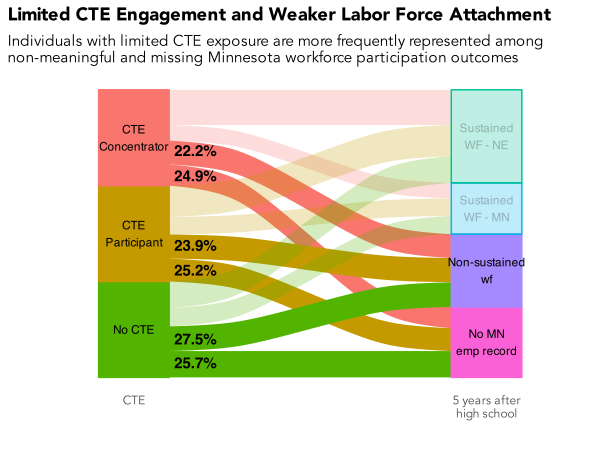

Source code (R):
# library -----------------------------------------------------------------
library(tidyverse)
library(sf)
library(ggrepel)
library(scales)
library(ggiraph)
library(rmapshaper)
library(cowplot)
library(RColorBrewer)
library(readxl)
library(lubridate)
library(readxl)
library(systemfonts)
reset_font_cache()
library(ggtext)
library(janitor)
library(cowplot)
library(ggalluvial)
library(ggsankey)


rm(list = ls())

# themes ------------------------------------------------------------------
theme_bar <- theme_bw() +
  theme(panel.grid.major = element_line(color = "grey70", size = 0.1),
        panel.grid.minor = element_blank(),
        axis.ticks = element_blank(),
        axis.text = element_text(face = "bold"),
        panel.border = element_blank(),
        legend.background = element_rect(fill = "transparent", color = "transparent"),
        legend.key = element_rect(fill = "transparent"),
        legend.key.size = unit(1, "lines"),
        legend.margin = margin(0,0,0,0),
        legend.title = element_blank(),
        legend.text = element_text(margin = margin(l = 2)),
        text = element_text(family = "Avenir") ,
        plot.title.position = "plot",
        plot.title = element_text(face = "bold"))

theme_line <- theme_bw() +
  theme(legend.background = element_rect(fill = "transparent", color = "transparent"),
        legend.key = element_rect(fill = "transparent"),
        legend.text = element_text(margin = margin(l = 2)),
        panel.grid.minor = element_blank(),
        panel.grid.major = element_line(color = "grey70", size = 0.1),
        axis.ticks = element_blank(),
        axis.text = element_text(face = "bold"),
        panel.border = element_blank(),
        legend.margin = margin(0,0,0,0),
        legend.key.size = unit(1, "lines"),
        text = element_text(family = "Avenir") ,
        plot.title.position = "plot",
        plot.title = element_text(face = "bold"))


theme_sf <- theme_bw() +
  theme(axis.text.x=element_blank(),
        axis.text.y=element_blank(),
        axis.ticks=element_blank(),
        panel.background = element_blank(),
        panel.grid.major = element_line(color = "white"),
        panel.border = element_blank(),
        legend.title = element_blank(),
        legend.text = element_text(margin = margin(l = 2)),
        legend.margin = margin(0,0,0,0),
        legend.key.size = unit(1, "lines"),
        text = element_text(family = "Avenir") ,
        plot.title.position = "plot",
        plot.title = element_text(face = "bold"))

theme_all <- theme_bw() +
  theme(axis.ticks=element_blank(),
        axis.text.y = element_blank(),
        panel.background = element_blank(),
        panel.grid.major = element_blank(),
        panel.grid = element_blank(),
        panel.border = element_blank(),
        legend.title = element_blank(),
        legend.text = element_text(margin = margin(l = 2)),
        legend.margin = margin(0,0,0,0),
        legend.key.size = unit(1, "lines"),
        text = element_text(family = "Avenir") ,
        plot.title.position = "plot",
        plot.title = element_text(face = "bold"))


regions <- read_csv("/Users/kellyasche/Library/CloudStorage/GoogleDrive-kasche@ruralmn.org/My Drive/Data Prep/R Projects/Join docs/county_regions.csv") %>%
  select(5,6) %>%
  unique() %>%
  mutate(edr = str_replace(edr, "  ", " "),
         planning.region = str_replace(planning.region, " Minnesota", ""),
         planning.region = fct_relevel(planning.region, "Northwest", "Northeast", "Central", "Seven County Mpls-St Paul", "Southwest", "Southeast"),
         edr = fct_relevel(edr, "EDR 1 - Northwest", "EDR 2 - Headwaters", "EDR 3 - Arrowhead", "EDR 4 - West Central", "EDR 5 - North Central", "EDR 6E- Southwest Central", "EDR 6W- Upper Minnesota Valley", "EDR 7E- East Central", "EDR 7W- Central", "EDR 8 - Southwest", "EDR 9 - South Central", "EDR 10 - Southeast", "EDR 11 - 7 County Twin Cities", "Minnesota"))

counties.regions <- read_csv("/Users/kellyasche/Library/CloudStorage/GoogleDrive-kasche@ruralmn.org/My Drive/Data Prep/R Projects/Join docs/county_regions.csv") %>%
  mutate(countyfp = formatC(countyfp, width = 3, flag = "0"),
         Name = str_to_title(Name),
         Name = str_replace(Name, "Q", "q"),
         Name = str_replace(Name, "Of The", "of the"),
         Name = str_replace(Name, "Mcleod", "McLeod"),
         Dem_Desc = ifelse(Name == "Minnesota", "Minnesota", Dem_Desc) ,
         edr = str_replace(edr, "  ", " "),
         planning.region = str_replace(planning.region, " Minnesota", ""),
         planning.region = fct_relevel(planning.region, "Northwest", "Northeast", "Central", "Seven County Mpls-St Paul", "Southwest", "Southeast"),
         edr = fct_relevel(edr, "EDR 1 - Northwest", "EDR 2 - Headwaters", "EDR 3 - Arrowhead", "EDR 4 - West Central", "EDR 5 - North Central", "EDR 6E- Southwest Central", "EDR 6W- Upper Minnesota Valley", "EDR 7E- East Central", "EDR 7W- Central", "EDR 8 - Southwest", "EDR 9 - South Central", "EDR 10 - Southeast", "EDR 11 - 7 County Twin Cities", "Minnesota"))

color.ruca <- c("Entirely rural" = "#009933", "Town/rural mix" = "#99CC33", "Urban/town/rural mix" = "#CC9966", "Entirely urban" = "#754C29", "Minnesota" = "black")

color.pr <- c("Northwest" = "#4575b4","Northeast" = "grey", "Central" = "#fee090", "Seven County Mpls-St Paul" = "#d73027", "Southwest" = "#91bfdb", "Southeast" = "#fc8d59", "Minnesota" = "black")

color.edr <- c("EDR 1 - Northwest" = "#b3cde3", "EDR 2 - Headwaters" = "#8c96c6", "EDR 3 - Arrowhead" = "#fe9929", "EDR 4 - West Central" = "#8856a7", "EDR 5 - North Central" = "#810f7c", "EDR 6E- Southwest Central" = "#e5f5f9", "EDR 6W- Upper Minnesota Valley" = "#bdc9e1", "EDR 7E- East Central" = "#99d8c9", "EDR 7W- Central" = "#2ca25f", "EDR 8 - Southwest" = "#74a9cf", "EDR 9 - South Central" = "#0570b0", "EDR 10 - Southeast" = "#d7301f", "EDR 11 - 7 County Twin Cities" = "#d8b365", "Minnesota" = "black")

color.pr.edr <- c ("Northwest" = "#4575b4","Northeast" = "#e0f3f8", "Central" = "#fee090", "Seven County Mpls-St Paul" = "#d73027", "Southwest" = "#91bfdb", "Southeast" = "#fc8d59", "Minnesota" = "black", "EDR 1 - Northwest" = "#b3cde3", "EDR 2 - Headwaters" = "#8c96c6", "EDR 3 - Arrowhead" = "#fe9929", "EDR 4 - West Central" = "#8856a7", "EDR 5 - North Central" = "#810f7c", "EDR 6E- Southwest Central" = "#e5f5f9", "EDR 6W- Upper Minnesota Valley" = "#bdc9e1", "EDR 7E- East Central" = "#99d8c9", "EDR 7W- Central" = "#2ca25f", "EDR 8 - Southwest" = "#74a9cf", "EDR 9 - South Central" = "#0570b0", "EDR 10 - Southeast" = "#d7301f", "EDR 11 - 7 County Twin Cities" = "#d8b365")

color.six <- c("#009933", "#4575b4", "grey", "#fee090", "#fc8d59", "#d73027")

mn_counties <- st_read("/Users/kellyasche/Library/CloudStorage/GoogleDrive-kasche@ruralmn.org/My Drive/Data Prep/R Projects/Shapefiles/County shapefiles/MNCounties_MNDOT.shp", quiet = TRUE) %>%
  ms_simplify(keep = .01, keep_shapes = TRUE) %>%
  rename("countyfp" = "FIPS_CODE")

counties.regions.1 <- counties.regions %>%
  mutate(statefp = "27",
         project.pr = ifelse(edr %in% c("EDR 1 - Northwest", "EDR 2 - Headwaters", "EDR 4 - West Central"), "Northwest",
                             ifelse(edr == "EDR 3 - Arrowhead", "Northeast",
                                    ifelse(edr %in% c("EDR 5 - North Central", "EDR 7E- East Central", "EDR 7W- Central"), "Central",
                                           ifelse(edr %in% c("EDR 6E- Southwest Central", "EDR 6W- Upper Minnesota Valley", "EDR 8 - Southwest"), "Southwest",
                                                  ifelse(edr %in% c("EDR 9 - South Central", "EDR 10 - Southeast"), "Southern", as.character(planning.region)))))),
         project.pr = fct_relevel(project.pr, "Northwest", "Northeast", "Central", "Seven County Mpls-St Paul", "Southwest", "Southern"))


# Prep data ---------------------------------------------------------------

original <- read_csv("Data/SLEDS/Masters/Master-report-dataset.csv") 

data <- original %>%
  select(grad.year.5, cte.achievement) %>%
  filter(grad.year.5 != "After 2023") %>%
  filter(grad.year.5 != "Attending ps") %>%
  group_by(cte.achievement, grad.year.5) %>%
  summarize(n = n()) %>%
  ungroup() %>%
  group_by(cte.achievement) %>%
  mutate(pct = n / sum(n)) %>%
  ungroup() %>%
  mutate(cte.achievement = str_replace(cte.achievement, "CTE Concentrator or Completor", "CTE Concentrator"))

cte.achievement.order <- c( "CTE Concentrator", "CTE Participant","No CTE")

grad.year.5.order <- c("Sustained WF - NE", "Sustained WF - MN", "Non-sustained WF", "No MN emp record")

cte.achievement.order.plot <- c( "CTE\nConcentrator", "CTE\nParticipant","No CTE")

grad.year.5.order.plot <- c("Sustained\nWF - NE", "Sustained\nWF - MN", "Non-sustained\nwf", "No MN\nemp record")

df_lodes <- data %>%
  mutate(
    cte.achievement = factor(cte.achievement, levels = cte.achievement.order),
    grad.year.5 = factor(grad.year.5, levels = grad.year.5.order)
  ) %>%
  to_lodes_form(
    axes = c("cte.achievement", "grad.year.5"),
    key = "axis",
    value = "stratum",
    id = "flow_id"
  ) %>%
  group_by(flow_id) %>%
  mutate(
    highlight = if_else(
      any(
        axis == "grad.year.5" &
          stratum %in% c("Non-sustained WF", "No MN emp record")
      ),
      "highlight",
      "base"
    )
  ) %>%
  ungroup() %>%
  group_by(flow_id) %>%
  mutate(
    cte.achievement = first(stratum[axis == "cte.achievement"])
  ) %>%
  ungroup()

labels <- df_lodes %>%
  filter(axis == "cte.achievement", highlight == "highlight") %>%
  arrange(cte.achievement) %>%
  select(flow_id, stratum, pct) %>%
  mutate(cumsum = ifelse(stratum == "CTE Concentrator", 2,
                         ifelse(stratum == "CTE Participant", 1, 0))) %>%
  group_by(stratum) %>%
  mutate(cumpct = rev(cumsum(pct))) %>%
  ungroup() %>%
  mutate(half.pct = pct / 2,
         yloc = ifelse(flow_id %in% c(4,8, 12), cumsum + half.pct, cumsum + cumpct - half.pct),
         highlight = "highlight") %>%
  select(-pct)

master <- df_lodes %>%
  left_join(labels, by = c("stratum", "highlight", "flow_id"))

names(labels)
# Create chart ------------------------------------------------------------

ggplot(
  master,
  aes(
    x = axis,
    stratum = stratum,
    alluvium = flow_id,
    y = pct,
    fill = cte.achievement,     # left-side colors
    alpha = highlight           # highlight flows
  )
) +
  geom_flow(width = 0.4) +
  geom_stratum(width = 0.4, aes(fill = stratum, color = stratum)) +
  geom_text(
    stat = "stratum",
    label = c(rev(cte.achievement.order.plot), rev(grad.year.5.order.plot)),
    size = 3
  ) +
  geom_text(aes(x = 1.35, y = yloc, label = percent(pct, accuracy = .1)), fontface = "bold") +
  scale_alpha_manual(
    values = c(highlight = 1, base = 0.25),
    guide = "none"
  ) +
  scale_x_discrete(
    limits = c("cte.achievement", "middle", "grad.year.5"),
    labels = c("CTE", "", "5 years after\nhigh school")
  ) +
  labs(x = "", 
       y = "",
       title = "Limited CTE Engagement and Weaker Labor Force Attachment",
       subtitle = "Individuals with limited CTE exposure are more frequently represented among\nnon-meaningful and missing Minnesota workforce participation outcomes") +
  theme_all +
  theme(legend.position = "none")

ggsave(filename = "Charts/Paper report/sankey-cte-acheivement-non-sustained-wf.pdf", device = cairo_pdf, dpi = "print", width = 6, height = 4.5)

ggsave(filename = "Charts/Paper report/sankey-cte-acheivement-non-sustained-wf.png", dpi = "print", width = 6, height = 4.5)
